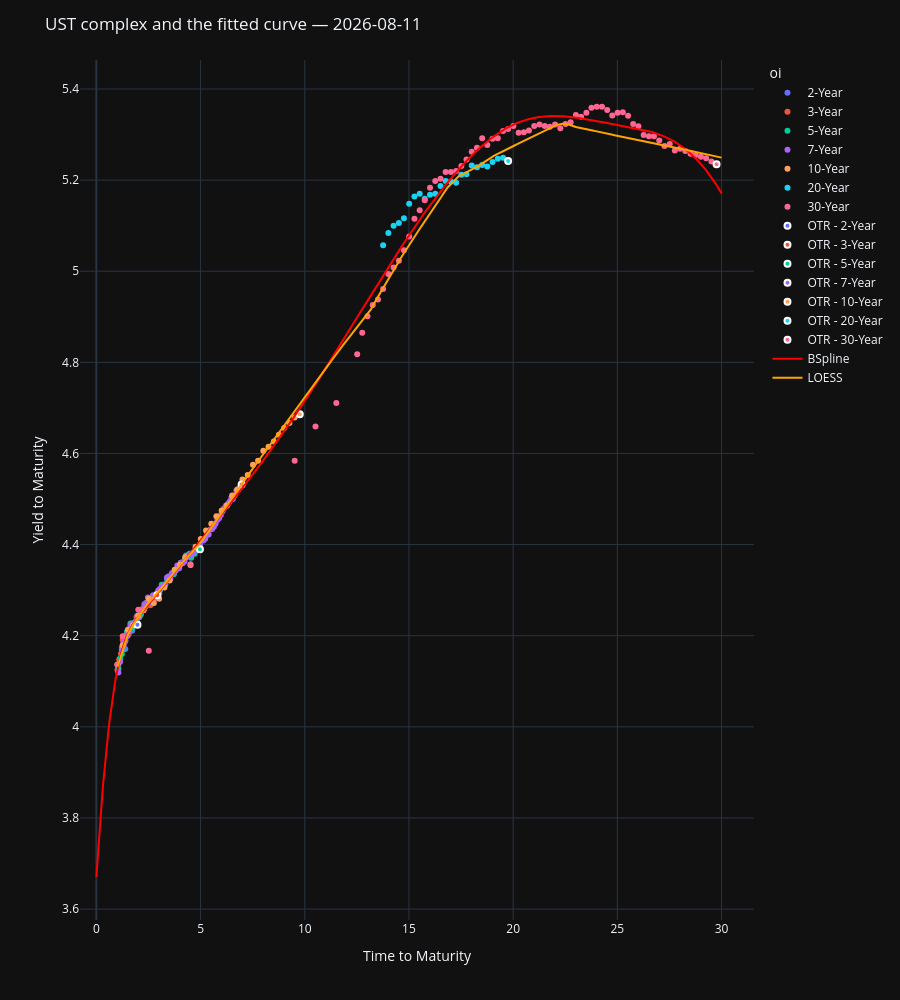

Source (notebook cell):
### Markdown cell above
## 1. The curve, and the spline the richness is measured against

### Code cell
as_of = datetime.date(2026, 8, 11)

ref_df = (
    usts_mdp.get_bond_reference_data(as_of_date=as_of)
    .drop(columns=["record_date"])
    .rename(columns={"label": "ust_label"})
)
ref_df = ref_df[ref_df["ttm"] >= 1]

pricers = usts_mdp.get_pricer(
    request=dict(cusips=ref_df["cusip"].to_list(),
                 timestamp="live" if as_of == datetime.date.today() else as_of,
                 show_tqdm=True)
)
ref_df["mdur"] = ref_df["cusip"].apply(lambda c: pricers[c].mod_duration() if c in pricers else np.nan)
market_df = pd.DataFrame([{"cusip": c, "ytm": p.ytm()} for c, p in pricers.items()]).merge(ref_df, on="cusip")

# The GSS universe excludes the on-the-runs: their specialness in repo is not priced by a GC
# hurdle, so a rich OTR is not a tradeable richness.
cusips_to_fit = ref_df[~ref_df["rank"].isin([0, 1, 2])]["cusip"].to_list()
ttm = [pricers[c].time_to_maturity() for c in cusips_to_fit if c in pricers]
ytm = [pricers[c].ytm() for c in cusips_to_fit if c in pricers]

# The spline build from usts_rv.ipynb, unchanged.
ytm_bspline = GeneralCurveInterpolator(x=ttm, y=ytm).b_spline_with_knots_interpolation(
    knots=[2, 3, 5, 7, 10, 20, 25], k=3, return_func=True
)
ytm_loess = GeneralCurveInterpolator(x=ttm, y=ytm).loess_interpolation(frac=0.15, it=50, delta=0, return_func=True)

plot_usts(
    curve_set_df=market_df,
    ttm_col="ttm",
    ytm_col="ytm",
    label_col="oi",
    cusip_col="cusip",
    hover_data=ref_df.columns.to_list(),
    splines=[(ytm_bspline, "BSpline", "red"), (ytm_loess, "LOESS", "orange")],
    title=f"UST complex and the fitted curve — {as_of}",
)

### Figure 1 — Plotly figure (JSON) as saved in the notebook; plotly's stock layout.template omitted (floating-point values rounded to 4 significant figures; data arrays with more than 128 entries replaced by an {"elided": "..."} marker saying what was removed)
{"data": [{"customdata": [["T 3 3/8 Nov 27", "91282CPL9", 7, "2-Year", "2025-11-24", "2025-12-01", "2027-11-30", 3.375, 1.246], ["T 3 3/8 Dec 27", "91282CPS4", 6, "2-Year", "2025-12-22", "2025-12-31", "2027-12-31", 3.375, 1.33], ["T 3 3/8 Feb 28", "91282CQB0", 5, "2-Year", "2026-02-24", "2026-03-02", "2028-02-29", 3.375, 1.471], ["T 3 7/8 Mar 28", "91282CQH7", 4, "2-Year", "2026-03-24", "2026-03-31", "2028-03-31", 3.875, 1.545], ["T 4 1/8 Jun 28", "91282CQY0", 1, "2-Year", "2026-06-23", "2026-06-30", "2028-06-30", 4.125, 1.785], ["T 4 May 28", "91282CQS3", 2, "2-Year", "2026-05-26", "2026-06-01", "2028-05-31", 4, 1.704], ["T 3 3/4 Apr 28", "91282CQL8", 3, "2-Year", "2026-04-27", "2026-04-30", "2028-04-30", 3.75, 1.627], ["T 3 5/8 Aug 27", "91282CNV9", 10, "2-Year", "2025-08-26", "2025-09-02", "2027-08-31", 3.625, 1.004], ["T 3 1/2 Sep 27", "91282CPB1", 9, "2-Year", "2025-09-23", "2025-09-30", "2027-09-30", 3.5, 1.085], ["T 3 1/2 Oct 27", "91282CPE5", 8, "2-Year", "2025-10-27", "2025-10-31", "2027-10-31", 3.5, 1.166]], "hovertemplate": "plot_group=2-Year<br>ttm=%{x}<br>ytm=%{y}<br>ust_label=%{customdata[0]}<br>cusip=%{customdata[1]}<br>rank=%{customdata[2]}<br>oi=%{customdata[3]}<br>auction_date=%{customdata[4]}<br>issue_date=%{customdata[5]}<br>maturity_date=%{customdata[6]}<br>cpn=%{customdata[7]}<br>mdur=%{customdata[8]}<extra></extra>", "legendgroup": "2-Year", "marker": {"color": "#636efa", "symbol": "circle"}, "mode": "markers", "name": "2-Year", "orientation": "v", "showlegend": true, "type": "scatter", "x": [1.304, 1.389, 1.553, 1.638, 1.886, 1.804, 1.72, 1.055, 1.137, 1.222], "xaxis": "x", "y": [4.176, 4.171, 4.204, 4.212, 4.225, 4.225, 4.211, 4.137, 4.145, 4.174], "yaxis": "y"}, {"customdata": {"elided": "23x9 mixed values"}, "hovertemplate": "plot_group=3-Year<br>ttm=%{x}<br>ytm=%{y}<br>ust_label=%{customdata[0]}<br>cusip=%{customdata[1]}<br>rank=%{customdata[2]}<br>oi=%{customdata[3]}<br>auction_date=%{customdata[4]}<br>issue_date=%{customdata[5]}<br>maturity_date=%{customdata[6]}<br>cpn=%{customdata[7]}<br>mdur=%{customdata[8]}<extra></extra>", "legendgroup": "3-Year", "marker": {"color": "#EF553B", "symbol": "circle"}, "mode": "markers", "name": "3-Year", "orientation": "v", "showlegend": true, "type": "scatter", "x": [1.594, 1.43, 1.679, 1.761, 1.845, 2.345, 2.263, 2.515, 2.179, 2.097, 2.012, 2.43, 2.592, 2.844, 2.759, 2.677, 1.096, 1.515, 1.927, 1.345, 1.178, 1.263, 1.011], "xaxis": "x", "y": [4.211, 4.202, 4.221, 4.222, 4.229, 4.263, 4.257, 4.276, 4.258, 4.245, 4.24, 4.27, 4.267, 4.288, 4.281, 4.279, 4.148, 4.201, 4.241, 4.184, 4.16, 4.191, 4.125], "yaxis": "y"}, {"customdata": {"elided": "46x9 mixed values"}, "hovertemplate": "plot_group=5-Year<br>ttm=%{x}<br>ytm=%{y}<br>ust_label=%{customdata[0]}<br>cusip=%{customdata[1]}<br>rank=%{customdata[2]}<br>oi=%{customdata[3]}<br>auction_date=%{customdata[4]}<br>issue_date=%{customdata[5]}<br>maturity_date=%{customdata[6]}<br>cpn=%{customdata[7]}<br>mdur=%{customdata[8]}<extra></extra>", "legendgroup": "5-Year", "marker": {"color": "#00cc96", "symbol": "circle"}, "mode": "markers", "name": "5-Year", "orientation": "v", "showlegend": true, "type": "scatter", "x": [2.304, 2.222, 1.971, 1.886, 3.885, 4.304, 2.551, 2.056, 2.389, 4.389, 4.055, 4.222, 4.137, 3.055, 3.137, 3.222, 3.304, 3.389, 3.474, 2.803, 2.97, 2.636, 4.474, 4.636, 4.551, 1.804, 1.72, 1.638, 2.138, 3.718, 3.803, 3.636, 3.97, 4.718, 4.803, 1.137, 4.885, 2.718, 2.885, 1.553, 1.474, 2.474, 1.389, 1.304, 1.222, 1.055], "xaxis": "x", "y": [4.264, 4.257, 4.229, 4.225, 4.349, 4.376, 4.272, 4.241, 4.271, 4.376, 4.36, 4.365, 4.36, 4.3, 4.312, 4.312, 4.313, 4.324, 4.33, 4.288, 4.294, 4.275, 4.38, 4.382, 4.371, 4.228, 4.217, 4.227, 4.247, 4.335, 4.343, 4.337, 4.351, 4.38, 4.388, 4.15, 4.389, 4.278, 4.292, 4.214, 4.209, 4.272, 4.189, 4.17, 4.16, 4.128], "yaxis": "y"}, {"customdata": {"elided": "71x9 mixed values"}, "hovertemplate": "plot_group=7-Year<br>ttm=%{x}<br>ytm=%{y}<br>ust_label=%{customdata[0]}<br>cusip=%{customdata[1]}<br>rank=%{customdata[2]}<br>oi=%{customdata[3]}<br>auction_date=%{customdata[4]}<br>issue_date=%{customdata[5]}<br>maturity_date=%{customdata[6]}<br>cpn=%{customdata[7]}<br>mdur=%{customdata[8]}<extra></extra>", "legendgroup": "7-Year", "marker": {"color": "#ab63fa", "symbol": "circle"}, "mode": "markers", "name": "7-Year", "orientation": "v", "showlegend": true, "type": "scatter", "x": [1.72, 1.804, 4.636, 3.055, 3.222, 3.389, 2.97, 4.389, 4.055, 4.137, 3.304, 2.056, 2.138, 2.474, 4.718, 4.551, 4.222, 4.474, 3.885, 3.718, 3.803, 4.304, 2.718, 3.97, 2.551, 2.636, 3.551, 3.636, 5.304, 5.389, 6.636, 6.551, 1.474, 1.638, 1.886, 1.304, 1.389, 1.553, 2.304, 3.137, 2.222, 1.971, 2.389, 3.474, 2.803, 2.885, 6.056, 6.138, 1.137, 1.055, 6.304, 6.222, 6.389, 6.474, 1.222, 5.886, 5.72, 5.804, 6.885, 5.137, 5.474, 5.055, 4.97, 5.222, 5.971, 5.638, 5.553, 6.718, 6.803, 4.803, 4.885], "xaxis": "x", "y": [4.227, 4.226, 4.382, 4.303, 4.311, 4.328, 4.299, 4.374, 4.36, 4.359, 4.312, 4.241, 4.255, 4.284, 4.387, 4.378, 4.363, 4.379, 4.354, 4.338, 4.343, 4.372, 4.289, 4.348, 4.274, 4.278, 4.325, 4.337, 4.421, 4.422, 4.508, 4.5, 4.199, 4.223, 4.231, 4.184, 4.189, 4.209, 4.269, 4.307, 4.257, 4.244, 4.272, 4.33, 4.283, 4.291, 4.473, 4.48, 4.143, 4.119, 4.489, 4.486, 4.494, 4.502, 4.169, 4.458, 4.446, 4.454, 4.525, 4.409, 4.433, 4.41, 4.401, 4.413, 4.465, 4.439, 4.434, 4.518, 4.52, 4.392, 4.394], "yaxis": "y"}, {"customdata": {"elided": "35x9 mixed values"}, "hovertemplate": "plot_group=10-Year<br>ttm=%{x}<br>ytm=%{y}<br>ust_label=%{customdata[0]}<br>cusip=%{customdata[1]}<br>rank=%{customdata[2]}<br>oi=%{customdata[3]}<br>auction_date=%{customdata[4]}<br>issue_date=%{customdata[5]}<br>maturity_date=%{customdata[6]}<br>cpn=%{customdata[7]}<br>mdur=%{customdata[8]}<extra></extra>", "legendgroup": "10-Year", "marker": {"color": "#FFA15A", "symbol": "circle"}, "mode": "markers", "name": "10-Year", "orientation": "v", "showlegend": true, "type": "scatter", "x": [1.011, 1.515, 9.011, 9.263, 9.515, 2.515, 4.515, 4.263, 3.759, 4.011, 2.759, 3.011, 3.263, 3.515, 1.761, 2.012, 2.263, 8.515, 7.263, 7.515, 8.759, 5.263, 5.011, 4.759, 7.759, 8.011, 8.263, 6.515, 6.759, 7.011, 6.012, 5.515, 5.761, 6.263, 1.263], "xaxis": "x", "y": [4.136, 4.213, 4.656, 4.667, 4.679, 4.281, 4.355, 4.372, 4.345, 4.356, 4.272, 4.281, 4.306, 4.321, 4.223, 4.244, 4.256, 4.626, 4.553, 4.575, 4.641, 4.431, 4.412, 4.395, 4.584, 4.606, 4.615, 4.508, 4.521, 4.543, 4.475, 4.446, 4.462, 4.485, 4.179], "yaxis": "y"}, {"customdata": {"elided": "24x9 mixed values"}, "hovertemplate": "plot_group=20-Year<br>ttm=%{x}<br>ytm=%{y}<br>ust_label=%{customdata[0]}<br>cusip=%{customdata[1]}<br>rank=%{customdata[2]}<br>oi=%{customdata[3]}<br>auction_date=%{customdata[4]}<br>issue_date=%{customdata[5]}<br>maturity_date=%{customdata[6]}<br>cpn=%{customdata[7]}<br>mdur=%{customdata[8]}<extra></extra>", "legendgroup": "20-Year", "marker": {"color": "#19d3f3", "symbol": "circle"}, "mode": "markers", "name": "20-Year", "orientation": "v", "showlegend": true, "type": "scatter", "x": [13.76, 14.01, 17.51, 17.76, 16.76, 16.52, 17.01, 17.26, 14.26, 15.01, 14.52, 14.76, 15.26, 15.52, 15.76, 16.01, 18.01, 19.01, 18.52, 18.76, 19.26, 19.52, 16.26, 18.26], "xaxis": "x", "y": [5.057, 5.084, 5.212, 5.213, 5.198, 5.187, 5.197, 5.194, 5.1, 5.148, 5.106, 5.116, 5.164, 5.17, 5.159, 5.168, 5.232, 5.24, 5.233, 5.23, 5.247, 5.249, 5.17, 5.228], "yaxis": "y"}, {"customdata": {"elided": "79x9 mixed values"}, "hovertemplate": "plot_group=30-Year<br>ttm=%{x}<br>ytm=%{y}<br>ust_label=%{customdata[0]}<br>cusip=%{customdata[1]}<br>rank=%{customdata[2]}<br>oi=%{customdata[3]}<br>auction_date=%{customdata[4]}<br>issue_date=%{customdata[5]}<br>maturity_date=%{customdata[6]}<br>cpn=%{customdata[7]}<br>mdur=%{customdata[8]}<extra></extra>", "legendgroup": "30-Year", "marker": {"color": "#FF6692", "symbol": "circle"}, "mode": "markers", "name": "30-Year", "orientation": "v", "showlegend": true, "type": "scatter", "x": [24.52, 28.26, 28.01, 27.26, 27.01, 27.76, 27.52, 11.52, 12.52, 12.76, 13.01, 13.26, 13.51, 13.76, 14.01, 28.52, 2.263, 2.515, 3.011, 1.263, 4.515, 24.76, 10.52, 14.52, 14.76, 15.26, 15.01, 16.01, 9.515, 15.76, 15.52, 26.26, 26.01, 25.76, 25.51, 25.26, 25.01, 26.76, 26.52, 16.52, 16.76, 17.26, 17.01, 18.01, 14.26, 17.76, 17.51, 19.52, 19.76, 20.26, 20.01, 19.01, 19.26, 18.76, 16.26, 18.52, 18.26, 24.26, 24.01, 23.76, 23.52, 23.26, 23.01, 22.76, 22.52, 22.26, 22.01, 21.76, 21.51, 21.26, 21.01, 20.76, 20.52, 2.012, 28.76, 29.01, 29.26, 29.51, 1.011], "xaxis": "x", "y": [5.354, 5.264, 5.269, 5.275, 5.287, 5.265, 5.279, 4.711, 4.818, 4.865, 4.901, 4.926, 4.938, 4.961, 4.994, 5.258, 4.257, 4.167, 4.293, 4.199, 4.357, 5.342, 4.659, 5.023, 5.046, 5.115, 5.076, 5.183, 4.584, 5.156, 5.134, 5.299, 5.318, 5.323, 5.341, 5.349, 5.348, 5.296, 5.296, 5.203, 5.218, 5.22, 5.218, 5.262, 5.008, 5.245, 5.231, 5.308, 5.312, 5.304, 5.319, 5.291, 5.292, 5.277, 5.198, 5.292, 5.271, 5.361, 5.361, 5.359, 5.348, 5.339, 5.343, 5.327, 5.323, 5.314, 5.322, 5.317, 5.319, 5.322, 5.319, 5.309, 5.305, 4.257, 5.255, 5.251, 5.248, 5.241, 4.137], "yaxis": "y"}, {"customdata": [["T 4 1/4 Jul 28", "91282CRB9", 0, "OTR - 2-Year", "2026-07-27", "2026-07-31", "2028-07-31", 4.25, 1.866]], "hovertemplate": "oi=%{customdata[3]}<br>ttm=%{x}<br>ytm=%{y}<br>ust_label=%{customdata[0]}<br>cusip=%{customdata[1]}<br>rank=%{customdata[2]}<br>auction_date=%{customdata[4]}<br>issue_date=%{customdata[5]}<br>maturity_date=%{customdata[6]}<br>cpn=%{customdata[7]}<br>mdur=%{customdata[8]}<extra></extra>", "legendgroup": "OTR - 2-Year", "marker": {"color": "#636efa", "line": {"color": "white", "width": 2}, "symbol": "circle"}, "mode": "markers", "name": "OTR - 2-Year", "orientation": "v", "showlegend": true, "type": "scatter", "x": [1.971], "xaxis": "x", "y": [4.224], "yaxis": "y"}, {"customdata": [["T 4 1/8 Jul 29", "91282CQZ7", 0, "OTR - 3-Year", "2026-07-07", "2026-07-15", "2029-07-15", 4.125, 2.718]], "hovertemplate": "oi=%{customdata[3]}<br>ttm=%{x}<br>ytm=%{y}<br>ust_label=%{customdata[0]}<br>cusip=%{customdata[1]}<br>rank=%{customdata[2]}<br>auction_date=%{customdata[4]}<br>issue_date=%{customdata[5]}<br>maturity_date=%{customdata[6]}<br>cpn=%{customdata[7]}<br>mdur=%{customdata[8]}<extra></extra>", "legendgroup": "OTR - 3-Year", "marker": {"color": "#EF553B", "line": {"color": "white", "width": 2}, "symbol": "circle"}, "mode": "markers", "name": "OTR - 3-Year", "orientation": "v", "showlegend": true, "type": "scatter", "x": [2.926], "xaxis": "x", "y": [4.289], "yaxis": "y"}, {"customdata": [["T 4 3/8 Jul 31", "91282CRA1", 0, "OTR - 5-Year", "2026-07-27", "2026-07-31", "2031-07-31", 4.375, 4.415]], "hovertemplate": "oi=%{customdata[3]}<br>ttm=%{x}<br>ytm=%{y}<br>ust_label=%{customdata[0]}<br>cusip=%{customdata[1]}<br>rank=%{customdata[2]}<br>auction_date=%{customdata[4]}<br>issue_date=%{customdata[5]}<br>maturity_date=%{customdata[6]}<br>cpn=%{customdata[7]}<br>mdur=%{customdata[8]}<extra></extra>", "legendgroup": "OTR - 5-Year", "marker": {"color": "#00cc96", "line": {"color": "white", "width": 2}, "symbol": "circle"}, "mode": "markers", "name": "OTR - 5-Year", "orientation": "v", "showlegend": true, "type": "scatter", "x": [4.97], "xaxis": "x", "y": [4.39], "yaxis": "y"}, {"customdata": [["T 4 3/8 Jul 33", "91282CRC7", 0, "OTR - 7-Year", "2026-07-28", "2026-07-31", "2033-07-31", 4.375, 5.932]], "hovertemplate": "oi=%{customdata[3]}<br>ttm=%{x}<br>ytm=%{y}<br>ust_label=%{customdata[0]}<br>cusip=%{customdata[1]}<br>rank=%{customdata[2]}<br>auction_date=%{customdata[4]}<br>issue_date=%{customdata[5]}<br>maturity_date=%{customdata[6]}<br>cpn=%{customdata[7]}<br>mdur=%{customdata[8]}<extra></extra>", "legendgroup": "OTR - 7-Year", "marker": {"color": "#ab63fa", "line": {"color": "white", "width": 2}, "symbol": "circle"}, "mode": "markers", "name": "OTR - 7-Year", "orientation": "v", "showlegend": true, "type": "scatter", "x": [6.97], "xaxis": "x", "y": [4.532], "yaxis": "y"}, {"customdata": [["T 4 3/8 May 36", "91282CQQ7", 0, "OTR - 10-Year", "2026-05-12", "2026-05-15", "2036-05-15", 4.375, 7.756]], "hovertemplate": "oi=%{customdata[3]}<br>ttm=%{x}<br>ytm=%{y}<br>ust_label=%{customdata[0]}<br>cusip=%{customdata[1]}<br>rank=%{customdata[2]}<br>auction_date=%{customdata[4]}<br>issue_date=%{customdata[5]}<br>maturity_date=%{customdata[6]}<br>cpn=%{customdata[7]}<br>mdur=%{customdata[8]}<extra></extra>", "legendgroup": "OTR - 10-Year", "marker": {"color": "#FFA15A", "line": {"color": "white", "width": 2}, "symbol": "circle"}, "mode": "markers", "name": "OTR - 10-Year", "orientation": "v", "showlegend": true, "type": "scatter", "x": [9.761], "xaxis": "x", "y": [4.686], "yaxis": "y"}, {"customdata": [["T 5 May 46", "912810UV8", 0, "OTR - 20-Year", "2026-05-20", "2026-06-01", "2046-05-15", 5, 12.21]], "hovertemplate": "oi=%{customdata[3]}<br>ttm=%{x}<br>ytm=%{y}<br>ust_label=%{customdata[0]}<br>cusip=%{customdata[1]}<br>rank=%{customdata[2]}<br>auction_date=%{customdata[4]}<br>issue_date=%{customdata[5]}<br>maturity_date=%{customdata[6]}<br>cpn=%{customdata[7]}<br>mdur=%{customdata[8]}<extra></extra>", "legendgroup": "OTR - 20-Year", "marker": {"color": "#19d3f3", "line": {"color": "white", "width": 2}, "symbol": "circle"}, "mode": "markers", "name": "OTR - 20-Year", "orientation": "v", "showlegend": true, "type": "scatter", "x": [19.76], "xaxis": "x", "y": [5.242], "yaxis": "y"}, {"customdata": [["T 5 May 56", "912810UU0", 0, "OTR - 30-Year", "2026-05-13", "2026-05-15", "2056-05-15", 5, 14.95]], "hovertemplate": "oi=%{customdata[3]}<br>ttm=%{x}<br>ytm=%{y}<br>ust_label=%{customdata[0]}<br>cusip=%{customdata[1]}<br>rank=%{customdata[2]}<br>auction_date=%{customdata[4]}<br>issue_date=%{customdata[5]}<br>maturity_date=%{customdata[6]}<br>cpn=%{customdata[7]}<br>mdur=%{customdata[8]}<extra></extra>", "legendgroup": "OTR - 30-Year", "marker": {"color": "#FF6692", "line": {"color": "white", "width": 2}, "symbol": "circle"}, "mode": "markers", "name": "OTR - 30-Year", "orientation": "v", "showlegend": true, "type": "scatter", "x": [29.76], "xaxis": "x", "y": [5.235], "yaxis": "y"}, {"marker": {"color": "red"}, "mode": "lines", "name": "BSpline", "type": "scatter", "x": {"elided": "1000 float values"}, "y": {"elided": "1000 float values"}}, {"marker": {"color": "orange"}, "mode": "lines", "name": "LOESS", "type": "scatter", "x": {"elided": "1000 float values"}, "y": {"elided": "1000 float values"}}], "layout": {"coloraxis": {"showscale": false}, "height": 1000, "legend": {"title": {"text": "oi"}, "tracegroupgap": 0}, "margin": {"t": 60}, "newshape": {"line": {"color": "red"}}, "showlegend": true, "title": {"text": "UST complex and the fitted curve — 2026-08-11"}, "xaxis": {"anchor": "y", "domain": [0, 1], "showspikes": true, "spikecolor": "white", "spikemode": "across", "spikesnap": "cursor", "title": {"text": "Time to Maturity"}}, "yaxis": {"anchor": "x", "domain": [0, 1], "showspikes": true, "spikecolor": "white", "spikesnap": "cursor", "spikethickness": 0.5, "title": {"text": "Yield to Maturity"}}}}
